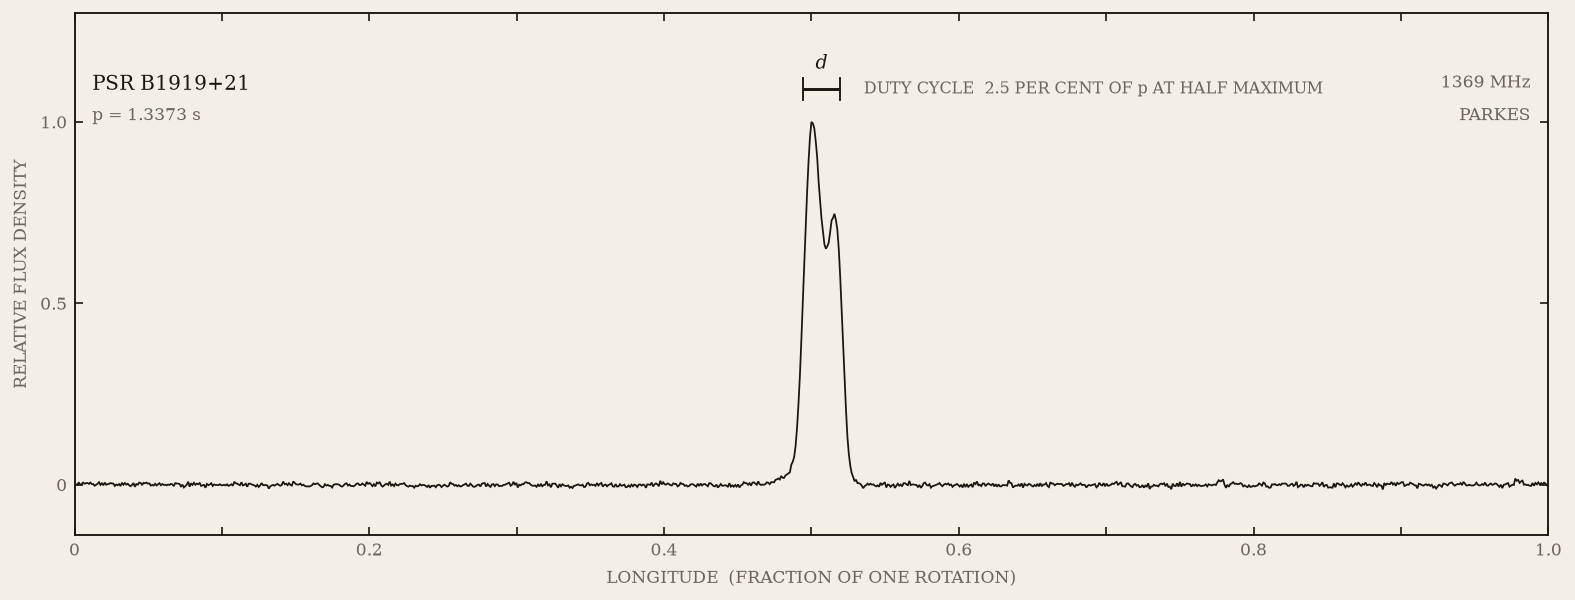

Recreate this plot in Python.
import matplotlib; matplotlib.use('Agg')
import matplotlib.pyplot as plt, numpy as np, json

# Drawn in the manner of a printed observatory figure: boxed frame, inward
# ticks, serif labels, warm paper. The data underneath is a modern archival
# observation, and the caption says so.
INK='#1a1713'; PAPER='#f3efe4'; FAINT='#6b655c'
plt.rcParams.update({'font.family':'DejaVu Serif','font.size':9,'text.color':INK})
P = 1.3373

d = json.load(open('jk17.json')); h = d['hdr']
arr = np.asarray(d['series']['I'], float)        # [phase, flux] pairs
I = arr[:, 1]
I = I - np.median(I)
I = I / I.max()
n = I.size
I = np.roll(I, n//2 - int(np.argmax(I)))
phase = np.arange(n) / n

fig, ax = plt.subplots(figsize=(10.5, 4.0), dpi=150)
fig.patch.set_facecolor(PAPER); ax.set_facecolor(PAPER)
ax.plot(phase, I, color=INK, lw=0.85, solid_joinstyle='miter')

ax.set_xlim(0, 1); ax.set_ylim(-0.14, 1.30)
for sp in ax.spines.values():
    sp.set_color(INK); sp.set_linewidth(0.9)
ax.tick_params(direction='in', which='both', color=INK, labelcolor=FAINT,
               top=True, right=True, length=4, width=0.8, labelsize=8)
ax.set_xticks(np.arange(0, 1.01, 0.1))
ax.set_xticklabels(['0','','0.2','','0.4','','0.6','','0.8','','1.0'])
ax.set_yticks([0, 0.5, 1.0]); ax.set_yticklabels(['0', '0.5', '1.0'])
ax.set_xlabel('LONGITUDE  (FRACTION OF ONE ROTATION)', color=FAINT,
              fontsize=8, labelpad=5)
ax.set_ylabel('RELATIVE FLUX DENSITY', color=FAINT, fontsize=8, labelpad=5)

above = np.where(I > 0.5)[0]
d0, d1 = phase[above[0]], phase[above[-1]]
ax.plot([d0, d1], [1.09, 1.09], color=INK, lw=1.4, solid_capstyle='butt')
for x in (d0, d1):
    ax.plot([x, x], [1.06, 1.12], color=INK, lw=0.9)
ax.text((d0 + d1) / 2, 1.135, 'd', ha='center', va='bottom', style='italic')
ax.text(d1 + 0.016, 1.09, 'DUTY CYCLE  2.5 PER CENT OF p AT HALF MAXIMUM',
        ha='left', va='center', color=FAINT, fontsize=7.5)
ax.text(0.012, 1.13, 'PSR B1919+21', va='top', fontsize=9.5)
ax.text(0.012, 1.04, 'p = 1.3373 s', va='top', color=FAINT, fontsize=8)
ax.text(0.988, 1.13, '1369 MHz', va='top', ha='right', color=FAINT, fontsize=8)
ax.text(0.988, 1.04, 'PARKES', va='top', ha='right', color=FAINT, fontsize=8)

fig.tight_layout(pad=0.7)
fig.savefig('b1919.png', facecolor=PAPER)
print('duty %.1f%%' % (100*(d1-d0)))
